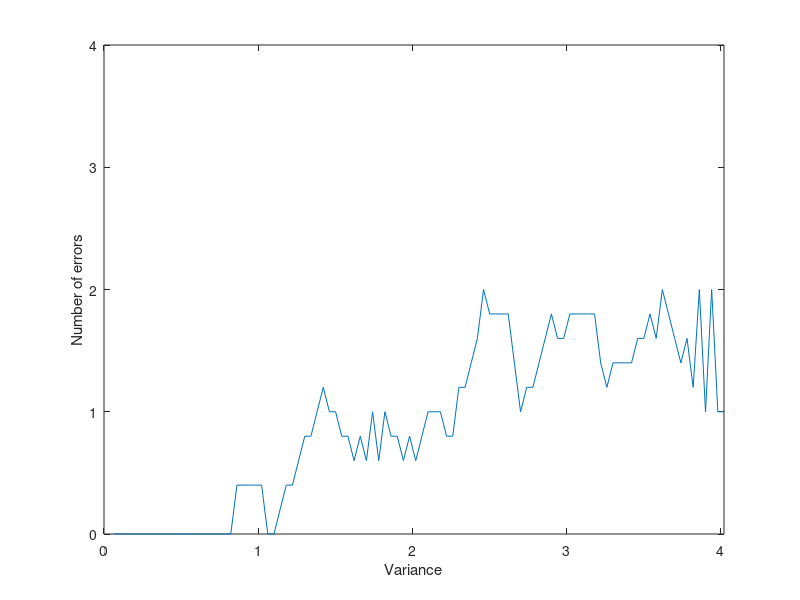

Source code (MATLAB):
%Comsumption Data (Given)
 X = [0.332 0.064 0.084 0.12 
 0.236 0.164 0.276 0.064
 0.224 0.708 1.572 0.072
 0.36  3.44  1.188 0.18 
 1.332 2.176 0.484 1.464
 1.516 3.02  0.316 0.624
 0.92  0.916 0.404 2.772
 0.752 0.64  0.396 1.464
 1.828 0.684 0.576 0.576
 3.568 0.564 0.828 0.428
 0.78  0.356 0.728 0.348
 0.856 0.22  0.308 0.12];

 %Atribute comsumers to phase: abca
 beta_orig = [1 0 0
              0 1 0
              0 0 1
              1 0 0];
 

 %Consumers aggregation by phase and noise inclusion
 Y = zeros(3,1);
 var = 0.25^2;


 for kk = 1:100

    var = 0.25^2 +(kk-1)*0.04;

         for k = 1:12
            Y(k,1) = X(k,1) + X(k,4) + normrnd(0,var);
            Y(k,2) = X(k,2) + normrnd(0,var);
            Y(k,3) = X(k,3) + normrnd(0,var);
         end
        
         %Multivariate Regression
         B = (X.'*X)^-1*X.'*Y;
        
         %Mapping
         beta = zeros(4,3);
        
         for k = 1:4
            if B(k,1)>B(k,2)
                if B(k,1)>B(k,3)
                    beta(k,1) = 1;
                else
                    beta(k,3) = 1;
                end
            elseif B(k,2)>B(k,3)
                    beta(k,2) = 1;
                else
                    beta(k,3) = 1;
            end
         end
        
        %Error count
        err = 0;
        
        for k = 1:4
            if beta(k,1) ~= beta_orig(k,1) || beta(k,2) ~= beta_orig(k,2) || beta(k,3) ~= beta_orig(k,3)
                err = err + 1;
            end
        end

        err_record(kk) = err;
        var_record(kk) = var;
 end

for kk = 1:100
    err_av(kk) = err_record(kk)
end

for kk = 5:95
    err_av(kk) = (err_av(kk)+ err_record(kk-1)+ err_record(kk+1)+ err_record(kk-2)+ err_record(kk+2))/5;
end
%Plot error information
figure()
plot(var_record,err_av)
xlabel("Variance")
ylabel("Number of errors")
axis([0 4.0225 0 4])

exit


%%Now for 12 clients
X12 = [0.332 0.064 0.084 0.12  1.0609 0.1520 0.9477 0.9274 0.5812 0.1346 0.4788 0.2631  
         0.236 0.164 0.276 0.064 0.6849 2.5335 0.8298 0.8098 0.9927 1.0933 1.0244 0.4628
         0.224 0.708 1.572 0.072 0.9509 1.1034 3.2552 0.7877 0.9883 2.0290 0.5621 0.1456
         0.36  3.44  1.188 0.18  0.5942 0.3003 0.1526 0.7399 0.7549 1.8059 1.0372 0.9655
         1.332 2.176 0.484 1.464 1.1496 1.1724 0.9721 0.9783 0.8662 1.1529 0.4204 0.4464
         1.516 3.02  0.316 0.624 1.8755 1.5012 0.6790 2.3537 2.2031 0.6837 1.4170 1.4787
         0.92  0.916 0.404 2.772 0.8226 0.7777 0.8662 0.7023 0.8426 0.3046 0.4072 0.7127
         0.752 0.64  0.396 1.464 0.8972 1.0445 0.2508 0.8662 0.8661 0.4205 0.8533 1.1063
         1.828 0.684 0.576 0.576 1.4815 1.7483 1.6594 1.9279 2.3501 2.0913 1.5790 1.6951
         3.568 0.564 0.828 0.428 1.6831 0.6445 0.8788 1.7808 1.8698 1.9777 1.6707 2.3301
         0.78  0.356 0.728 0.348 3.9789 0.4418 0.4646 0.1779 0.4116 0.5831 0.8912 0.8763
         0.856 0.22  0.308 0.12  0.5107 2.8695 0.2129 0.3998 0.7125 0.8951 1.4301 0.8411];

    beta_orig12 = [1 0 0
                0 1 0
                0 0 1
                1 0 0
                1 0 0
                0 1 0
                0 0 1
                0 1 0
                1 0 0
                0 1 0
                0 0 1
                1 0 0];
for kk = 1:110

    var = 0 +(kk-1)*0.04;

         for k = 1:12
                Y12(k,1) = X12(k,1) + X12(k,4) + X12(k,5) + X12(k,9) + X12(k,12) + normrnd(0,var);
                Y12(k,2) = X12(k,2) + X12(k,6) + X12(k,8) + X12(k,10) + normrnd(0,var);
                Y12(k,3) = X12(k,3) + X12(k,7) + X12(k,11) + normrnd(0,var);
         end
        
         %Multivariate Regression
             B12 = (X12.'*X12)^-1*X12.'*Y12;
            
             %Mapping
             beta12 = zeros(12,3);
            
             for k = 1:12
                if B12(k,1)>B12(k,2)
                    if B12(k,1)>B12(k,3)
                        beta12(k,1) = 1;
                    else
                        beta12(k,3) = 1;
                    end
                elseif B12(k,2)>B12(k,3)
                        beta12(k,2) = 1;
                    else
                        beta12(k,3) = 1;
                end
             end
        
        %Error count
        err = 0;
        
        for k = 1:12
                if beta12(k,1) ~= beta_orig12(k,1) || beta12(k,2) ~= beta_orig12(k,2) || beta12(k,3) ~= beta_orig12(k,3)
                    err = err + 1;
                end
            end

        err_record12(kk) = err;
        var_record12(kk) = var;
 end

for kk = 1:110
    err_av12(kk) = err_record12(kk)
end

for kk = 5:105
    err_av12(kk) = (err_av12(kk)+ err_record12(kk-1)+ err_record12(kk+1)+ err_record12(kk-2)+ err_record12(kk+2)+ err_record12(kk-3)+ err_record12(kk+3))/7;
end
%Plot error information
figure()
plot(var_record12,err_av12)
xlabel("Variance")
ylabel("Number of errors")
axis([0 4.0225 0 12])
